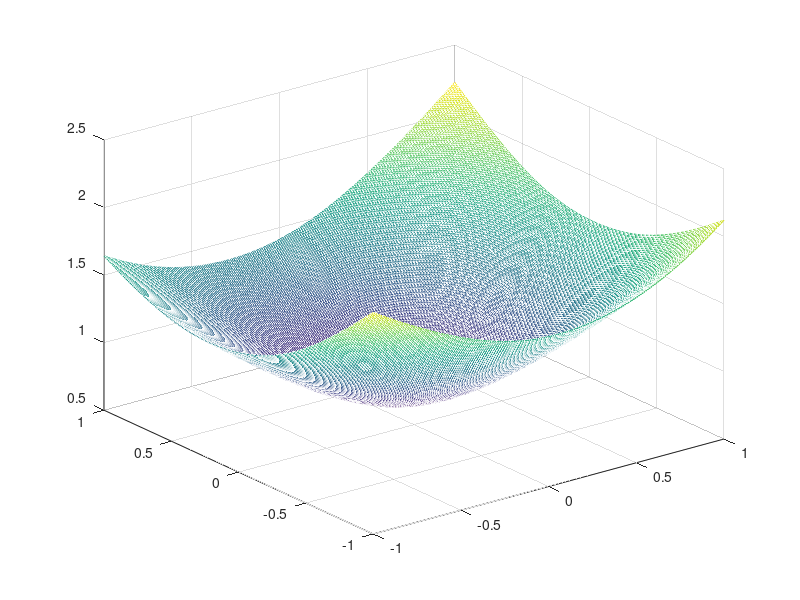

The MATLAB script that drew this image:
%% Plot Logisitc Cost Function
%  Authors: Ioanna Siaminou, Giannis Papagiannakos, Chris Kolomvakis
%  date: 7/06/2020
%%%%%%%%%%%%%%%%%%%%%%%%%%%%%%%%%%%%%%%%%%%%%%%%%%%%%%%%%%%%%%%%%%%%

%% Initialization
clear ; close all; clc

addpath('Libraries/cvx')

%% Create Data
m = 50;
n = 2;
lambda = 1;

% (non-separable)
%Ground truth 
x_star = zeros(n, 1);
A = 3*randn(m,n);
% Measurements in y
y = (rand(m,1) < exp(A*x_star)./(1+exp(A*x_star)));


% (fully separable)
% Ground truth 
% x_star = ones(n, 1);				
% c = 10*sign(randn);
% A = [c*ones(m/2,n); -c*ones(m/2,n)];
% A = A + 5*randn(m,n);
% threshold = 0;
% param = A*x_star > threshold;
% %Measurements in y
% y = param;
%% Initial values
x_init = rand(n, 1);

% log loss
param = A*x_init;
sigm_x = (1./(1 + exp(-param)));
log_loss = -y.*(log(sigm_x)) - (1 - y).*(log(1 - sigm_x));

% initial cost function value
J_init = sum(log_loss)/m + (lambda/(2*m))*norm(x_init)^2;

dt = 0.01;
x1 = -1:dt:1;
x2 = -1:dt:1;

[X1,X2] = meshgrid(x1,x2);

for i =1:length(x1)
    for j = 1:length(x2)
        x = [x1(i) x2(j)]';
        % log loss
        param = A*x;
        sigm_x = (1./(1 + exp(-param)));
        log_loss = -y.*(log(sigm_x)) - (1 - y).*(log(1 - sigm_x));
        J(i,j) = sum(log_loss)/m + (lambda/(2*m))*norm(x)^2;
    end
end

figure()
mesh(X1, X2, J)

